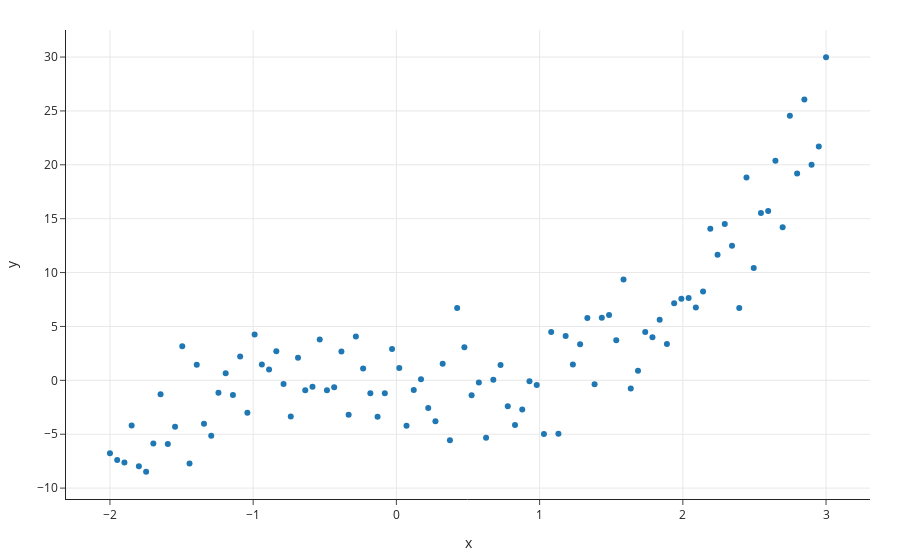

Write notebook code for a chart like this one.
### Markdown cell above
- Consider the dataset below.<br><small>`sample_1` is defined at the top of this notebook.</small>

### Code cell
px.scatter(sample_1, x='x', y='y')
